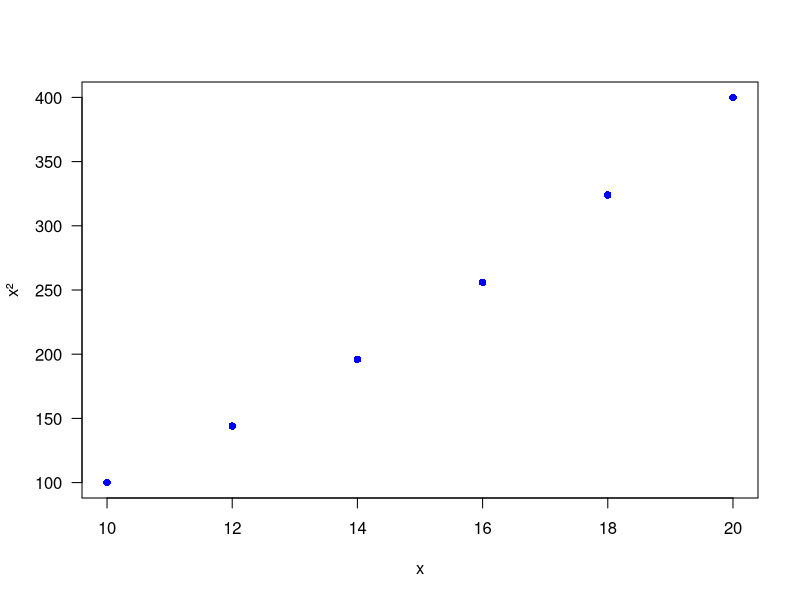
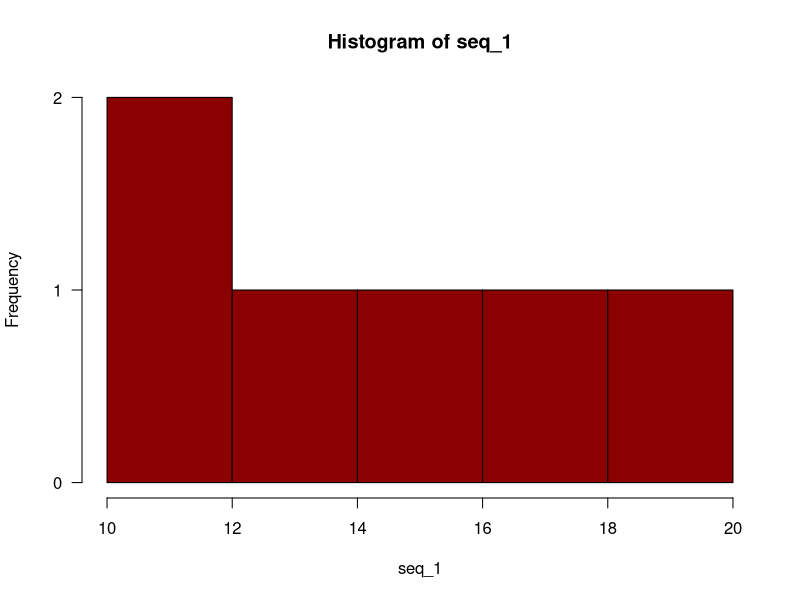
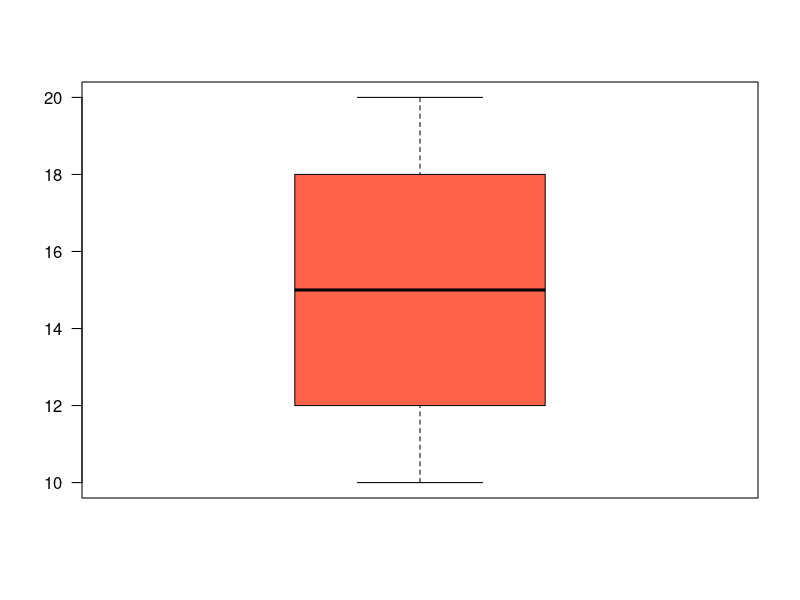

Here is the R script that generated these plots, in order:
#vetores

#declaração de vetores, seq para vetores grandes
x <-c(1,2,3)
y<-seq(1:3)

#teste de igualdade

  #caso a caso
    x==y
    
  #todos
    all(x==y)
    
  #ao menos um
    any(x==y)

f <- function(x){x**2}
quad <- f(x)

#quais são iguais
  
  #recebe todos os valores iguais (satisfaz a condição)
  quad[quad==x]
  quad[quad %in% x]  

#vetor de repetição
  v_r = rep(x,3)

# acrescimo do seq 
  seq_1 = seq(from=10, to = 20, by=2)
  
#primeiros 5 elementos  
  seq_1[1:5]
#operações aritméticas com reais são entrada por entrada 
  
  seq_1 + 5
  seq_1/2
  seq_1 *5
  
#tamanho do vetor é dado por 
  length(seq_1)

#operadores relacionais (também válido para vetores e números reais)
  seq_1 == v_r
  seq_1 != v_r
  seq_1 > v_r
  seq_1 < v_r
  seq_1 <= v_r
  seq_1 >= v_r
  
  #não imprime no console o resultado da operaçãqo
  invisible(seq2 <- seq_1[seq_1 > 15])

  #print() imprime o resultado e paste() uma mensagem   
  paste('Olá', seq_1,'!', sep=' ')
  paste0('Olá', seq_1,'!') #sem separador
  
  #exemplo
  
  #obs: paste cria um objeto, cat imprime na tela SOMENTE 
  paste(seq2,collapse=',')
  
  #Ordem de Execução
    #definição
    #operação
  
  #operações
  
  sum(seq_1)
  diff(seq_1)  
  mean(seq_1)
  median(seq_1) #funciona para valores string (quando par)
  max(seq_1)
  min(seq_1)    
  sqrt(seq_1)  
  sort(unique(c(10,10,20,35)))
  
  #remover espaço de vetor de character 
  gsub(pattern='^ ', replacement='', x= c('a', ' a'))
  
  #^ diz que começa com 
  #$ diz que termina com
  # o pipe | indica 'ou' como regex
  
  #table() frequencia dos elementos
  table(seq_1)
  
  #rev() faz o vetor inverter
  v_r
  rev(v_r)
  
  plot(x=seq_1, y=seq_1**2, pch =16, col='blue', las=1, xlab='x', ylab='x²')
  
  hist(seq_1, col='darkred', las=1)
  
  boxplot(seq_1, las=1, col='tomato')

  #funções
  round(1.346, digits=2)
 ceiling(7.1)  
 floor(7.1) 
 
 #trigonometria é em radianos
  cos(0)
  sin(pi/2)

  #strings
  toupper('amen')
  tolower('AAAAAA')
  
  #getwd() busca o diretorio
  #ls() lê o que está na pasta
  #rm() retira tudo
  #list.files()
  #ler csv read.csv('nome_do_arquivo.csv')
  # readxl::read_excel("arquivo.xlsx")
  